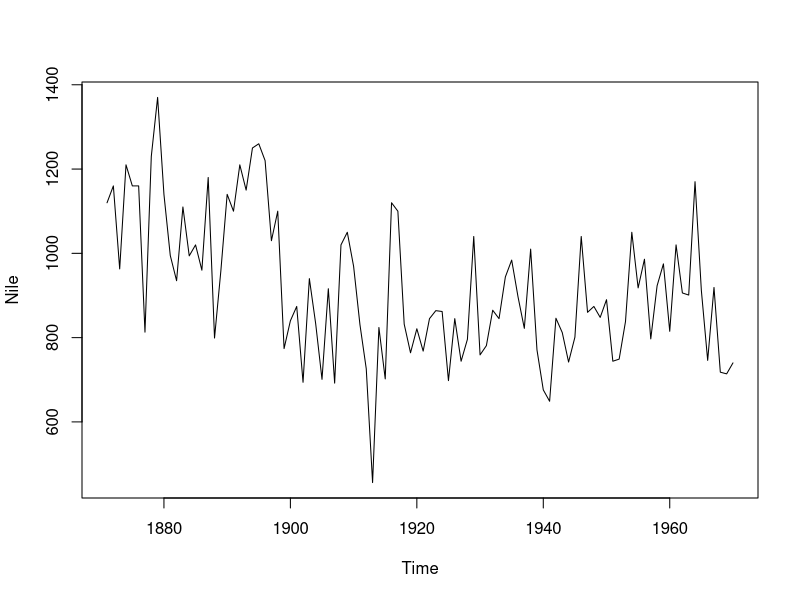
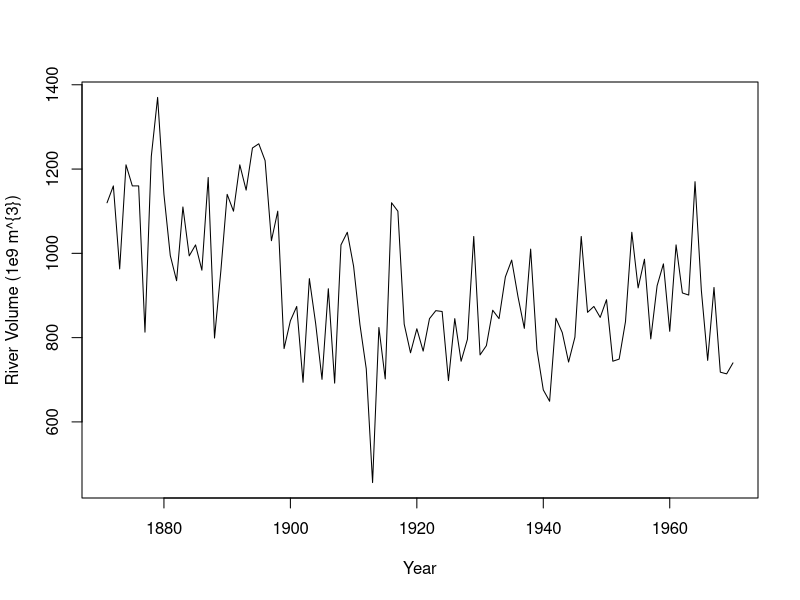
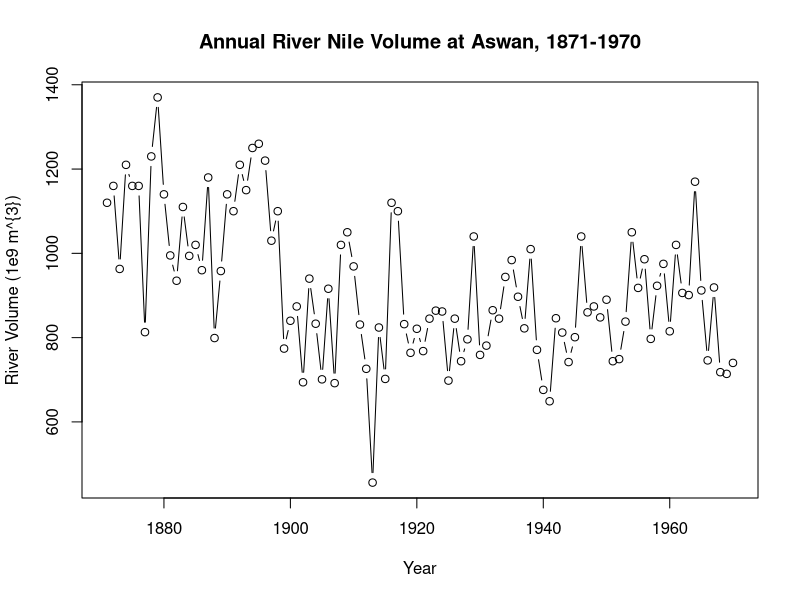

Here is the R script that generated these plots, in order: (Note: this script raises an error after producing the figures.)
## Chapter 1
# Print the Nile dataset
print(Nile)

# List the number of observations in the Nile dataset
length(Nile)

# Display the first 10 elements of the Nile dataset
head(Nile, n = 10)

# Display the last 12 elements of the Nile dataset
tail(Nile, n = 12)

# Plot the Nile data
plot(Nile)

# Plot the Nile data with xlab and ylab arguments
plot(Nile, xlab = "Year", ylab = "River Volume (1e9 m^{3})")

# Plot the Nile data with xlab, ylab, main, and type arguments
plot(Nile, xlab = "Year", ylab = "River Volume (1e9 m^{3})", main = "Annual River Nile Volume at Aswan, 1871-1970", type = "b")

# Plot the continuous_series using continuous time indexing
par(mfrow=c(2,1))
plot(continuous_time_index, continuous_series, type = "b")

# Make a discrete time index using 1:20 
discrete_time_index <- c(1:20)

# Now plot the continuous_series using discrete time indexing
plot(discrete_time_index, continuous_series, type = "b")

# Plot AirPassengers
plot(AirPassengers)

# View the start and end dates of AirPassengers
start(AirPassengers)
end(AirPassengers)

# Use time(), deltat(), frequency(), and cycle() with AirPassengers 
time(AirPassengers)
deltat(AirPassengers)
frequency(AirPassengers)
cycle(AirPassengers)

# Plot the AirPassengers data
plot(AirPassengers)

# Compute the mean of AirPassengers
mean(AirPassengers, na.rm = TRUE)

# Impute mean values to NA in AirPassengers
AirPassengers[85:96] <- mean(AirPassengers, na.rm = TRUE)

# Generate another plot of AirPassengers
plot(AirPassengers)

# Add the complete AirPassengers data to your plot
rm(AirPassengers)
points(AirPassengers, type = "l", col = 2, lty = 3)

# Use print() and plot() to view data_vector
print(data_vector)
plot(data_vector)

# Convert data_vector to a ts object with start = 2004 and frequency = 4
time_series <- ts(data_vector, start = 2004, frequency = 4)

# Use print() and plot() to view time_series
print(time_series)
plot(time_series)

# Check whether data_vector and time_series are ts objects
is.ts(data_vector)
is.ts(time_series)

# Check whether Nile is a ts object
is.ts(Nile)

# Check whether AirPassengers is a ts object
is.ts(AirPassengers)

# Check whether eu_stocks is a ts object
is.ts(eu_stocks)

# View the start, end, and frequency of eu_stocks
start(eu_stocks)
end(eu_stocks)
frequency(eu_stocks)

# Generate a simple plot of eu_stocks
plot(eu_stocks)

# Use ts.plot with eu_stocks
ts.plot(eu_stocks, col = 1:4, xlab = "Year", ylab = "Index Value", main = "Major European Stock Indices, 1991-1998")

# Add a legend to your ts.plot
legend("topleft", colnames(eu_stocks), lty = 1, col = 1:4, bty = "n")

## Chapter 2
# Log rapid_growth
linear_growth <- log(rapid_growth)
  
# Plot linear_growth using ts.plot()
ts.plot(linear_growth) 

# Generate the first difference of z
dz <- diff(z)
  
# Plot dz
ts.plot(dz)

# View the length of z and dz, respectively
length(z)
length(dz)

# Generate a diff of x with lag = 4. Save this to dx
dx <- diff(x, lag = 4)
  
# Plot dx
ts.plot(dx)

# View the length of x and dx, respectively 
length(x)
length(dx)

# Simulate a WN model with list(order = c(0, 0, 0))
white_noise <- arima.sim(model = list(order = c(0, 0, 0)), n = 100)

# Plot your white_noise data
ts.plot(white_noise)

# Simulate from the WN model with: mean = 100, sd = 10
white_noise_2 <- arima.sim(model = list(c(0, 0, 0)), n = 100, mean = 100, sd = 10)

# Plot your white_noise_2 data
ts.plot(white_noise_2)

# Fit the WN model to y using the arima command
arima(y, order = c(0, 0, 0))

# Calculate the sample mean and sample variance of y
mean(y)
var(y)

# Generate a RW model using arima.sim
random_walk <- arima.sim(model = list(order = c(0, 1, 0)), n = 100)

# Plot random_walk
ts.plot(random_walk)

# Calculate the first difference series
random_walk_diff <- diff(random_walk)

# Plot random_walk_diff
ts.plot(random_walk_diff)

# Generate a RW model with a drift uing arima.sim
rw_drift <- arima.sim(model = list(order = c(0, 1, 0)), n = 100, mean = 1)

# Plot rw_drift
ts.plot(rw_drift)

# Calculate the first difference series
rw_drift_diff <- diff(rw_drift) 

# Plot rw_drift_diff
ts.plot(rw_drift_diff)

# Difference your random_walk data
rw_diff <- diff(random_walk)

# Plot rw_diff
ts.plot(rw_diff)

# Now fit the WN model to the differenced data
model_wn <- arima(rw_diff, order = c(0, 0, 0))

# Store the value of the estimated time trend (intercept)
int_wn <- model_wn$coef

# Plot the original random_walk data
ts.plot(random_walk)

# Use abline(0, ...) to add time trend to the figure
abline(0, int_wn)

# Use arima.sim() to generate WN data
white_noise <- arima.sim(model = list(order = c(0, 0, 0)), n = 100)

# Use cumsum() to convert your WN data to RW
random_walk <- cumsum(white_noise)
  
# Use arima.sim() to generate WN drift data
wn_drift <- arima.sim(model = list(order = c(0, 0, 0)), n = 100, mean = 0.4)
  
# Use cumsum() to convert your WN drift data to RW
rw_drift <- cumsum(wn_drift)

# Plot all four data objects
plot.ts(cbind(white_noise, random_walk, wn_drift, rw_drift))

## Chapter 3
# Plot eu_stocks
plot(eu_stocks)

# Use this code to convert prices to returns
returns <- eu_stocks[-1,] / eu_stocks[-1860,] - 1

# Convert returns to ts
returns <- ts(returns, start = c(1991, 130), frequency = 260)

# Plot returns
plot(returns)

# Use this code to convert prices to log returns
logreturns <- diff(log(eu_stocks))

# Plot logreturns
plot(logreturns)

# Generate means from eu_percentreturns
colMeans(eu_percentreturns)

# Use apply to calculate sample variance from eu_percentreturns
apply(eu_percentreturns, MARGIN = 2, FUN = var)

# Use apply to calculate standard deviation from eu_percentreturns
apply(eu_percentreturns, MARGIN = 2, FUN = sd)

# Display a histogram of percent returns for each index
par(mfrow = c(2,2))
apply(eu_percentreturns, MARGIN = 2, FUN = hist, main = "", xlab = "Percentage Return")

# Display normal quantile plots of percent returns for each index
par(mfrow = c(2,2))
apply(eu_percentreturns, MARGIN = 2, FUN = qqnorm, main = "")
qqline(eu_percentreturns)

# Make a scatterplot of DAX and FTSE
plot(DAX, FTSE)

# Make a scatterplot matrix of eu_stocks
pairs(eu_stocks)

# Convert eu_stocks to log returns
logreturns <- diff(log(eu_stocks))

# Plot logreturns
plot(logreturns)

# Make a scatterplot matrix of logreturns
pairs(logreturns)

# Use cov() with DAX_logreturns and FTSE_logreturns
cov(DAX_logreturns, FTSE_logreturns)

# Use cov() with logreturns
cov(logreturns)

# Use cor() with DAX_logreturns and FTSE_logreturns
cor(DAX_logreturns, FTSE_logreturns)

# Use cor() with logreturns
cor(logreturns)

# Define x_t0 as x[-1]
x_t0 <- x[-1]

# Define x_t1 as x[-n]
x_t1 <- x[-n]

# Confirm that x_t0 and x_t1 are (x[t], x[t-1]) pairs  
head(cbind(x_t0, x_t1))
  
# Plot x_t0 and x_t1
plot(x_t0, x_t1)

# View the correlation between x_t0 and x_t1
cor(x_t0, x_t1)

# Use acf with x
acf(x, lag.max = 1, plot = FALSE)

# Confirm that difference factor is (n-1)/n
cor(x_t1, x_t0) * (n-1)/n

# Generate ACF estimates for x up to lag-10
acf(x, lag.max = 10, plot = FALSE)

# Type the ACF estimate at lag-10 
0.100

# Type the ACF estimate at lag-5
0.198

# View the ACF of x
acf(x)

# View the ACF of y
acf(y)

# View the ACF of z
acf(z)

## Chapter 4
# Simulate an AR model with 0.5 slope
x <- arima.sim(model = list(ar = 0.5), n = 100)

# Simulate an AR model with 0.9 slope
y <- arima.sim(model = list(ar = 0.9), n = 100)

# Simulate an AR model with -0.75 slope
z <- arima.sim(model = list(ar = -0.75), n = 100)

# Plot your simulated data
plot.ts(cbind(x, y, z))

# Calculate the ACF for x
acf(x)

# Calculate the ACF for y
acf(y)

# Calculate the ACF for z
acf(z)

# Simulate and plot AR model with slope 0.9 
x <- arima.sim(model = list(ar = 0.9), n = 200)
ts.plot(x)
acf(x)

# Simulate and plot AR model with slope 0.98
y <- arima.sim(model = list(ar = 0.98), n = 200)
ts.plot(y)
acf(y)

# Simulate and plot RW model
z <- arima.sim(model = list(order = c(0, 1, 0)), n = 200)
ts.plot(z)
acf(z)

# Fit the AR model to x
arima(x, order = c(1, 0, 0))

# Copy and paste the slope (ar1) estimate
0.8575

# Copy and paste the slope mean (intercept) estimate
-0.0948

# Copy and paste the innovation variance (sigma^2) estimate
1.022

# Fit the AR model to AirPassengers
AR <- arima(AirPassengers, order = c(1, 0, 0))
print(AR)

# Run the following commands to plot the series and fitted values
ts.plot(AirPassengers)
AR_fitted <- AirPassengers - residuals(AR)
points(AR_fitted, type = "l", col = 2, lty = 2)

# Fit an AR model to Nile
AR_fit <-arima(Nile, order  = c(1, 0, 0))
print(AR_fit)

# Use predict() to make a 1-step forecast
predict_AR <- predict(AR_fit)

# Obtain the 1-step forecast using $pred[1]
predict_AR$pred[1]

# Use predict to make 1-step through 10-step forecasts
predict(AR_fit, n.ahead = 10)

# Run to plot the Nile series plus the forecast and 95% prediction intervals
ts.plot(Nile, xlim = c(1871, 1980))
AR_forecast <- predict(AR_fit, n.ahead = 10)$pred
AR_forecast_se <- predict(AR_fit, n.ahead = 10)$se
points(AR_forecast, type = "l", col = 2)
points(AR_forecast - 2*AR_forecast_se, type = "l", col = 2, lty = 2)
points(AR_forecast + 2*AR_forecast_se, type = "l", col = 2, lty = 2)

## Chapter 5
# Generate MA model with slope 0.5
x <- arima.sim(model = list(ma = 0.5), n = 100)

# Generate MA model with slope 0.9
y <- arima.sim(model = list(ma = 0.9), n = 100)

# Generate MA model with slope -0.5
z <- arima.sim(model = list(ma = -0.5), n = 100)

# Plot all three models together
plot.ts(cbind(x, y, z))

# Calculate ACF for x
acf(x)

# Calculate ACF for y
acf(y)

# Calculate ACF for z
acf(z)

# Fit the MA model to x
arima(x, order = c(0, 0, 1))

# Paste the slope (ma1) estimate below
0.7928

# Paste the slope mean (intercept) estimate below
0.1589

# Paste the innovation variance (sigma^2) estimate below
0.9576

# Fit the MA model to Nile
MA <- arima(Nile, order = c(0, 0, 1))
print(MA)

# Plot Nile and MA_fit 
ts.plot(Nile)
MA_fit <- Nile - resid(MA)
points(MA_fit, type = "l", col = 2, lty = 2)

# Make a 1-step forecast based on MA
predict_MA <- predict(MA)

# Obtain the 1-step forecast using $pred[1]
predict_MA$pred[1]

# Make a 1-step through 10-step forecast based on MA
predict(MA, n.head = 10)

# Plot the Nile series plus the forecast and 95% prediction intervals
ts.plot(Nile, xlim = c(1871, 1980))
MA_forecasts <- predict(MA, n.ahead = 10)$pred
MA_forecast_se <- predict(MA, n.ahead = 10)$se
points(MA_forecasts, type = "l", col = 2)
points(MA_forecasts - 2*MA_forecast_se, type = "l", col = 2, lty = 2)
points(MA_forecasts + 2*MA_forecast_se, type = "l", col = 2, lty = 2)

# Find correlation between AR_fit and MA_fit
cor(AR_fit, MA_fit)

# Find AIC of AR
AIC(AR)

# Find AIC of MA
AIC(MA)

# Find BIC of AR
BIC(AR)

# Find BIC of MA
BIC(MA)
